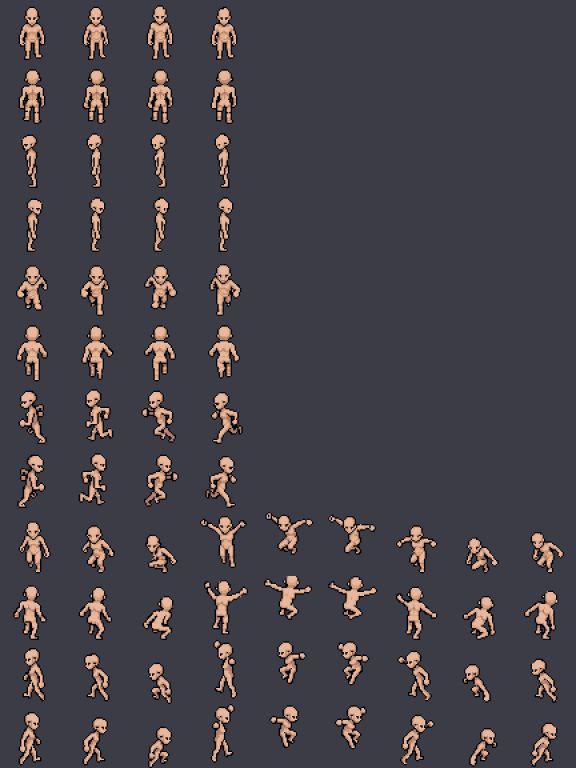
#> input picture art/gear_src/body_plain_4x.png, 1728 x 2304 px, given in place of player_new.png, which was not available (shown at 1/3 size)
$ python draw_iron_chestplate.py
#> lines starting #> are read from the running program, lines starting #| are printed output that depends on the picture; after the words box and inside, x2 and y2 are one past the last pixel; in counts of white or black regions, pixels touching at a corner belong together; pictures that were not available may be replaced by others from this repository, and a replacement may not be noted
#> further down, sheet is the input picture: PIL image 1728x2304 RGBA; mean R, G, B, A 69.5, 65.7, 72.6, 255
#> `out = Image.new("RGBA", (48 * 4, 48))`: out: PIL image 192x48 RGBA; every value is 0
"""Draws the iron chestplate as a 4-direction sprite (front, back, left, right), fitted to the
standing pose (first idle frame of each facing in art/player_new.png).

Output: art/gear_src/iron_chestplate_4dir.png (4 frames of 48x48: down, up, left, right).
That file is the kind of thing an artist draws by hand; tools/gen_worn_layer.py then fits it
onto every frame of the character. This script just paints one programmatically: it re-shades
the body's own pixels as steel inside the plate's outline, then adds trim, rivets and a belt.
"""
import numpy as np
from PIL import Image

SRC = "art/player_new.png"
OUT = "art/gear_src/iron_chestplate_4dir.png"

OUTLINE = (34, 36, 46)
STEEL = [(62, 68, 84), (98, 106, 124), (136, 145, 162), (178, 186, 200)]   # dark .. light
TRIM = (220, 226, 236)
BELT = (92, 60, 36)
BELT_DARK = (62, 40, 24)
BUCKLE = (214, 178, 84)
RIVET = (236, 240, 246)


def lum(p):
    return 0.3 * p[0] + 0.59 * p[1] + 0.11 * p[2]


# plate area per facing: rows it spans, and from which row on only the torso columns
# (below that the arms hang free and stay bare)
SPEC = {
    "down":  dict(top=17, bottom=31, arms_from=23, torso=(20, 29)),
    "up":    dict(top=16, bottom=31, arms_from=21, torso=(20, 30)),
    "left":  dict(top=17, bottom=31, arms_from=21, torso=(23, 28)),
    "right": dict(top=17, bottom=31, arms_from=21, torso=(21, 26)),
}


MAP = "art/gear_src/body_parts.png"


def chest_area(i):
    """Chest pixels of standing frame i in the body-part map (plain or quarter colours)."""
#> called with i = 0
    import sys, os
    sys.path.insert(0, os.path.dirname(os.path.abspath(__file__)))
    from gen_part_map import COLORS, PLAIN
    m = np.array(Image.open(MAP).convert("RGBA").crop((0, i * 48, 48, i * 48 + 48))).astype(int)
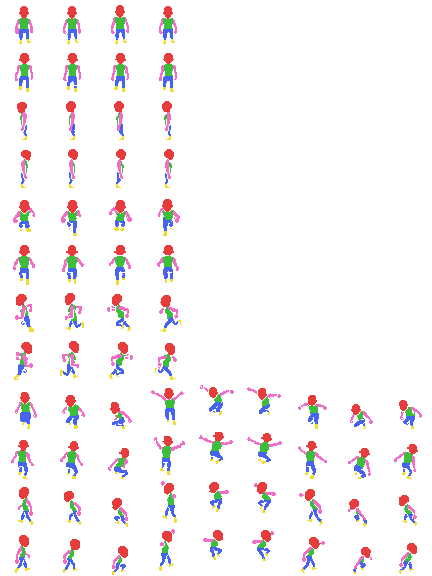
#> input picture art/gear_src/body_parts.png, 432 x 576 px, found by its file name
    hit = np.zeros((48, 48), bool)
    for c in COLORS["chest"] + [PLAIN["chest"]]:
        hit |= (m[..., 3] > 0) & (np.abs(m[..., :3] - np.array(c)).sum(axis=2) <= 6)
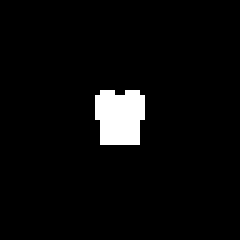
#> hit: shape (48, 48) bool (shown 5 times larger); 4.2% white; 1 white region, box (x1, y1, x2, y2) and area: (19, 18, 29, 29) 96
    return hit


def paint(frame, facing, area):
#> called with facing = 'down'
    a = np.array(frame)
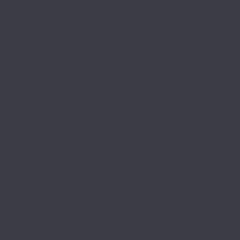
#> a: shape (48, 48, 4) (shown 5 times larger); mean R, G, B, A 60, 60, 70, 255
    out = np.zeros_like(a)
    ys, xs = np.where(area)
#> ys = 96 values from 18 to 28; xs = 96 values, max 28 at index 15, min 19 at index 6, mean 23.5
    lower = xs[ys >= ys.min() + (ys.max() - ys.min()) // 2]
#> lower = 50 values, max 28 at index 9, min 19 at index 0, mean 23.5
    sp = {"top": int(ys.min()), "bottom": int(ys.max()), "torso": (int(lower.min()), int(lower.max()))}
#> sp = {'top': 18, 'bottom': 28, 'torso': (19, 28)}
    body = a[..., 3] > 0
#> body: shape (48, 48) bool; every value is 1
    for y in range(sp["top"], sp["bottom"] + 1):
        for x in range(48):
            if not body[y, x] or not area[y, x]:
                continue
            p = a[y, x]
            L = lum(p)
            if L < 70:
                col = OUTLINE
            elif L < 150:
                col = STEEL[0]
            elif L < 170:
                col = STEEL[1]
            elif L < 192:
                col = STEEL[2]
            else:
                col = STEEL[3]
            out[y, x] = (*col, 255)
#> out: shape (48, 48, 4)
    # outline the plate where it meets bare skin, so it reads as a separate piece
    plate = out[..., 3] > 0
    edge = []
    for y in range(48):
        for x in range(48):
            if not plate[y, x]:
                continue
            for dx, dy in ((1, 0), (-1, 0), (0, 1), (0, -1)):
                nx, ny = x + dx, y + dy
                if 0 <= nx < 48 and 0 <= ny < 48 and body[ny, nx] and not plate[ny, nx]:
                    edge.append((x, y))
                    break
    for x, y in edge:
        if plate[y].sum() >= 5:          # narrow strips (side views) keep their metal, no outline
            out[y, x] = (*OUTLINE, 255)
    # bottom edge: an outline under the plate, then a leather belt with a buckle
    by = sp["bottom"]
#> by = 28
    for x in range(48):
        if out[by, x, 3]:
            out[by, x] = (*BELT, 255) if a[by, x, 3] and lum(a[by, x]) >= 70 else (*OUTLINE, 255)
            if by - 1 >= 0 and out[by - 1, x, 3] and lum(a[by - 1, x]) >= 70:
                out[by - 1, x] = (*BELT_DARK, 255)
    xs = [x for x in range(48) if out[by, x, 3] and tuple(out[by, x, :3]) == BELT]
#> xs = []
    cx = (sp["torso"][0] + sp["torso"][1] + 1) // 2
#> cx = 24
    if facing == "down" and xs:
        out[by, cx - 1] = (*BUCKLE, 255)
        out[by, cx] = (*BUCKLE, 255)
    # front: a raised ridge down the middle and a band across the belly
    if facing == "down":
        for y in range(sp["top"] + 3, by - 1):
            if out[y, cx, 3]:
                out[y, cx] = (*TRIM, 255)
                if out[y, cx - 1, 3]:
                    out[y, cx - 1] = (*STEEL[1], 255)
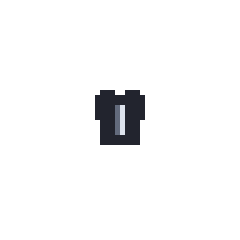
#> out: shape (48, 48, 4) (shown 5 times larger); mean R, G, B, A 2.1, 2.2, 2.6, 10.6; transparent parts drawn white
        for x in range(sp["torso"][0] + 1, sp["torso"][1]):
            if out[27, x, 3]:
                out[27, x] = (*STEEL[0], 255)
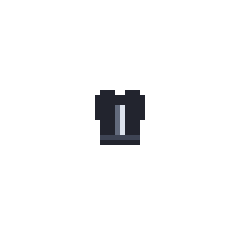
#> out: shape (48, 48, 4) (shown 5 times larger); 0.35% of pixels changed, all inside (x1, y1, x2, y2) = (20, 27, 28, 28); transparent parts drawn white
    if facing == "up":
        for y in range(sp["top"] + 2, by - 1):
            if out[y, cx, 3]:
                out[y, cx] = (*STEEL[0], 255)          # back seam
    # shoulder caps: a bright rim and a rivet on each pauldron
    for x in range(48):
        for y in range(sp["top"], sp["top"] + 4):
            if out[y, x, 3] and (y == 0 or not out[y - 1, x, 3]):
                if tuple(out[y, x, :3]) != OUTLINE:
                    out[y, x] = (*TRIM, 255)
                break
    # a rivet near each top corner of the plate
    for x in (sp["torso"][0] + 1, sp["torso"][1] - 1):
        y = sp["top"] + 2
        if 0 <= x < 48 and out[y, x, 3] and tuple(out[y, x, :3]) != OUTLINE:
            out[y, x] = (*RIVET, 255)
#> this loop made 2 passes
#> (x, y) on passes 1 to 2: (20, 20), (27, 20)
    return Image.fromarray(out)


if __name__ == "__main__":
    sheet = Image.open(SRC).convert("RGBA")
    out = Image.new("RGBA", (48 * 4, 48))
    for i, facing in enumerate(["down", "up", "left", "right"]):
        out.paste(paint(sheet.crop((0, i * 48, 48, i * 48 + 48)), facing, chest_area(i)), (i * 48, 0))
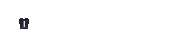
#> out: PIL image 192x48 RGBA; mean R, G, B, A 0.5, 0.6, 0.7, 2.7; transparent parts drawn white
    out.save(OUT)
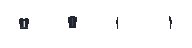
#> saved as iron_chestplate_4dir.png: PIL image 192x48 RGBA; mean R, G, B, A 1, 1.1, 1.4, 6.3; transparent parts drawn white
    print("wrote", OUT)
